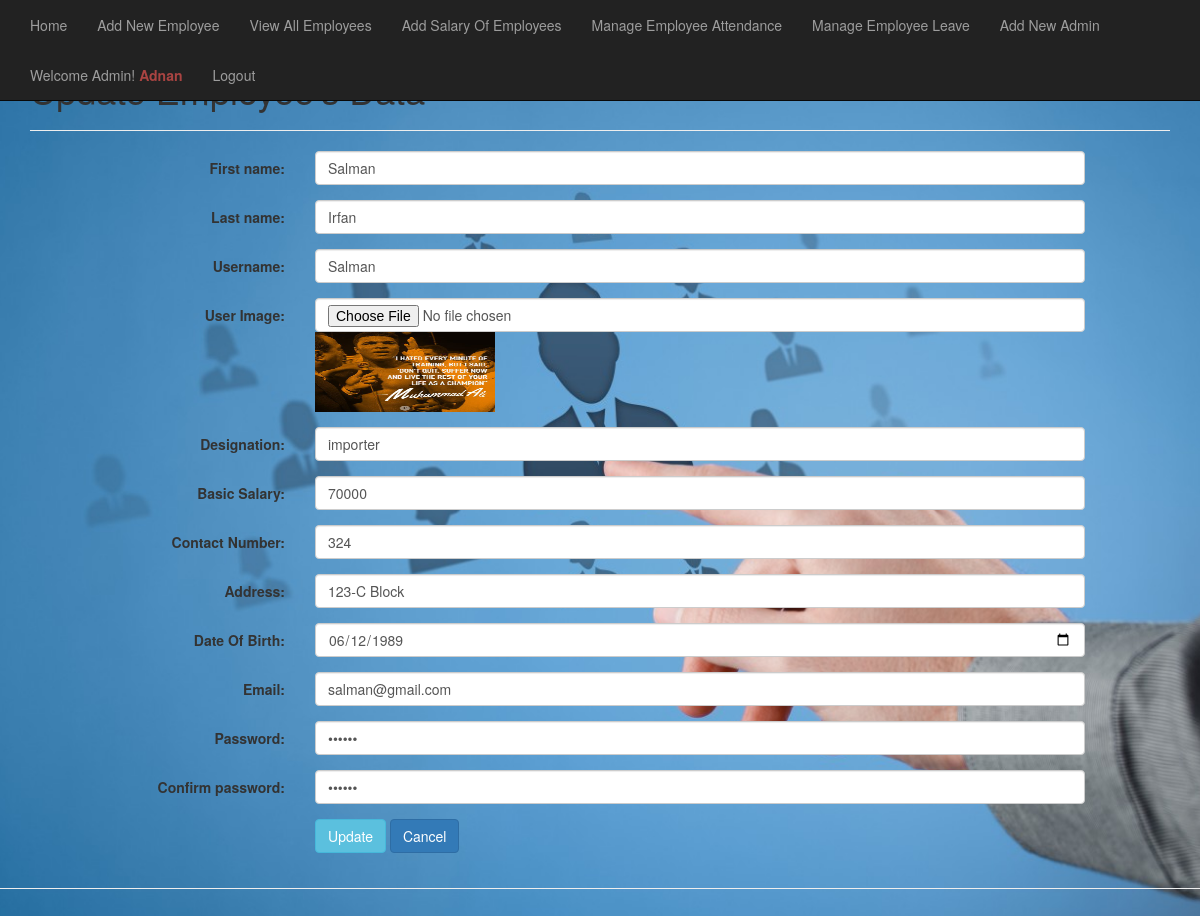
The page /admin/edit_employee.php?id=13 (signed in) on the database its author committed.
### tables this page shows
CREATE TABLE `employee` (
  `emp_id` int(11) NOT NULL,
  `emp_fname` varchar(50) NOT NULL,
  `emp_lname` varchar(50) NOT NULL,
  `emp_uname` varchar(100) NOT NULL,
  `emp_img` text NOT NULL,
  `emp_designation` varchar(100) NOT NULL,
  `emp_basic_salary` int(255) NOT NULL,
  `emp_contact_num` int(11) NOT NULL,
  `emp_address` text NOT NULL,
  `emp_dob` date NOT NULL,
  `emp_email` varchar(100) NOT NULL,
  `emp_password` text NOT NULL
);

### admin/edit_employee.php (the view, shortened to what this page needs)
<?php include ("header.php");?>
<?php include ("navbar.php");?>
<?php
if(!isset($_SESSION['admin_username']))	{
	header("location: ../index.php");
}
else{
?>
<body>
<div class="container">
    <h1>Update Employee's Data</h1>
  	<hr>
	<div class="row">
<?php
@$employeeId=$_GET['id'];
$query = mysql_query("SELECT * FROM employee where emp_id='$employeeId' ");
while ($row=mysql_fetch_array($query)){
	$employeeFirstName = $row['emp_fname'];
	$employeeLastName = $row['emp_lname'];
	$employeeUserName = $row['emp_uname'];
	$employeeImage =$row['emp_img'];
	$employeeDesignation = $row['emp_designation'];
	$employeeBasicSalary = $row['emp_basic_salary'];
	$employeeContactNumber = $row['emp_contact_num'];
	$employeeAddress = $row['emp_address'];
	$employeeDob = $row['emp_dob'];
	$employeeEmail = $row['emp_email'];
	$employeePassword = $row['emp_password'];
?>
<form method="post" action="edit_employee.php" class="form-horizontal" role="form" enctype="multipart/form-data">
          <div class="form-group">
            <label class="col-lg-3 control-label">First name:</label>
            <div class="col-lg-8">
              <input class="form-control" id="employeeFirstName" name="employeeFirstName" type="text" value="<?php echo $employeeFirstName; ?>">
            </div>
          </div>
          <div class="form-group">
            <label class="col-lg-3 control-label">Last name:</label>
            <div class="col-lg-8">
              <input class="form-control" id="employeeLastName" name="employeeLastName" type="text" value="<?php echo $employeeLastName; ?>">
            </div>
          </div>
          <div class="form-group">
            <label class="col-md-3 control-label">Username:</label>
            <div class="col-md-8">
              <input class="form-control" id="employeeUserName" name="employeeUserName" type="text" value="<?php echo $employeeUserName; ?>">
            </div>
          </div>
		  <div class="form-group">
		    <label class="col-md-3 control-label">User Image:</label>
			<div class="col-md-8">
           <input type="file" class="form-control" id="employeeImage" name="employeeImage"  required><img src="../employee/emp_images/<?php echo $employeeImage; ?>" class="img" alt="<?php echo $employeeImage; ?>" width="180" height="80" >
		   </div>
	      </div>
		  <div class="form-group">
            <label class="col-md-3 control-label">Designation:</label>
            <div class="col-md-8">
              <input class="form-control" id="employeeDesignation" name="employeeDesignation" type="text" value="<?php echo $employeeDesignation; ?>">
            </div>
          </div>
<div class="form-group">
            <label class="col-md-3 control-label">Basic Salary:</label>
            <div class="col-md-8">
              <input class="form-control" id="employeeBasicSalary" name="employeeBasicSalary" type="text" value="<?php echo $employeeBasicSalary; ?>">
            </div>
          </div>
		  <div class="form-group">
            <label class="col-md-3 control-label">Contact Number:</label>
            <div class="col-md-8">
              <input class="form-control" id="employeeContactNumber" name="employeeContactNumber" type="text" value="<?php echo $employeeContactNumber; ?>">
            </div>
          </div>
		  <div class="form-group">
            <label class="col-md-3 control-label">Address:</label>
            <div class="col-md-8">
              <input class="form-control" id="employeeAddress" name="employeeAddress" type="text" value="<?php echo $employeeAddress; ?>">
            </div>
          </div>
		  <div class="form-group">
            <label class="col-md-3 control-label">Date Of Birth:</label>
            <div class="col-md-8">
              <input class="form-control" id="employeeDob" name="employeeDob" type="date" value="<?php echo $employeeDob; ?>">
            </div>
          </div>
          <div class="form-group">
            <label class="col-lg-3 control-label">Email:</label>
            <div class="col-lg-8">
              <input class="form-control" id="employeeEmail" name="employeeEmail" type="email" value="<?php echo $employeeEmail; ?>">
            </div>
          </div>
          <div class="form-group">
            <label class="col-md-3 control-label">Password:</label>
            <div class="col-md-8">
              <input class="form-control" id="employeePassword" name="employeePassword" type="password" value="<?php echo $employeePassword; ?>">
            </div>
          </div>
          <div class="form-group">
            <label class="col-md-3 control-label">Confirm password:</label>
            <div class="col-md-8">
              <input class="form-control" id="employeeCPassword" name="employeeCPassword" type="password" value="<?php echo $employeePassword; ?>">
            </div>
          </div>
          <div class="form-group">
            <label class="col-md-3 control-label"></label>
            <div class="col-md-8">
              <button type="submit" id="update" name="update" class="btn btn-info">Update</button>
              <a href="view_employees.php?view=view"><button type="button" id="submit" name="submit" class="btn btn-primary">Cancel</button></a>
            </div>
          </div>
		  <?php } ?>
        </form>
      </div>
  </div>
<hr>
</body>
</html>
<?php
}
?>

### admin/header.php (style rules this page uses)
body { margin-top: 50px; margin-bottom: 50px; text-color: white; background: url('images/background2.jpg') no-repeat center center fixed; -webkit-background-size: cover; -moz-background-size: cover; -o-background-size: cover; background-size: cover; }

### rows shown on the page
employee: employeeFirstName "Salman", employeeLastName "Irfan", employeeUserName "Salman", emp_img (picture), employeeDesignation "importer", employeeBasicSalary "70000", employeeContactNumber "324", employeeAddress "123-C Block", employeeDob "06/12/1989", employeeEmail "salman@gmail.com"

### other values the page prints
$_SESSION['admin_username'] "Adnan"
